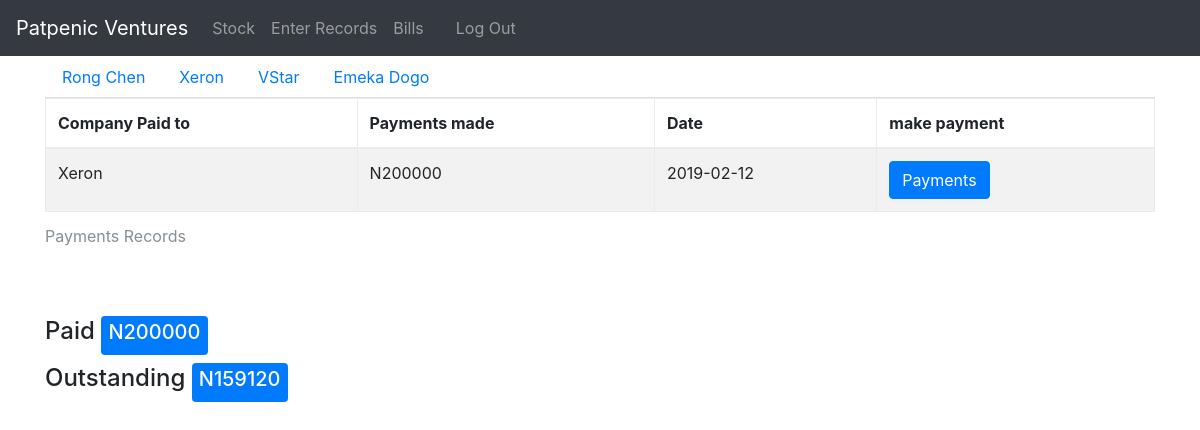
The app's page /server/xeron2.php with its own data.
### tables this page shows
CREATE TABLE IF NOT EXISTS `company` (
  `id` int(11) NOT NULL AUTO_INCREMENT,
  `name` varchar(20) NOT NULL,
  PRIMARY KEY (`id`)
);

CREATE TABLE IF NOT EXISTS `transactions` (
  `id` int(11) NOT NULL AUTO_INCREMENT,
  `bills` int(11) NOT NULL DEFAULT '0',
  `paymentsMade` mediumint(9) NOT NULL DEFAULT '0',
  `paymentsDate` date DEFAULT NULL,
  `itemId` int(11) NOT NULL,
  PRIMARY KEY (`id`)
);

### server/xeron2.php (the view, shortened to what this page needs)
<?php
include('config.php');
?>
<!DOCTYPE html>
 <html>
<head>
<link rel="stylesheet" href="../css/style.css">
<link rel="stylesheet" href="../css/bootstrap.css">
</head>
 <body>
  <header>
  <nav class="navbar navbar-expand-sm bg-dark navbar-dark">
  <a class="navbar-brand" href="#">Patpenic Ventures</a>
  <ul class="navbar-nav">
    <li class="nav-item">
      <a class="nav-link" href="viewRecords.php">Stock</a>
    </li>
    <li class="nav-item">
      <a class="nav-link" href="Enterrecords.php">Enter Records</a>
    </li>
    <li class="nav-item">
      <a class="nav-link" href="#">Bills</a>
    </li>
    <li class="nav-item">
      <a class="nav-link" href="#"><?= $_SESSION['username']?></a>
    </li>
    <li class="nav-item">
      <a class="nav-link" href="logout.php">Log Out</a>
    </li>
  </ul>
</nav>
  </header>
  <div class="container">
  <ul class="nav nav-tabs">
    <li class="nav-item">
      <a class="nav-link" href="payments.php">Rong Chen</a>
      </li>
      <li class="nav-item">
         <a class="nav-link" href="#">Xeron</a>
      </li>
         <li class="nav-item">
        <a class="nav-link" href="VS2.php">VStar</a>
          </li>
            <li class="nav-item">
           <a class="nav-link" href="emekadogo2.php" tabindex="-1">Emeka Dogo</a>
          </li>
     </ul>
  <table class="table table-striped table-bordered">
  <caption> Payments Records </caption>
  <thead class="thead-dark">
    <tr>
      <th scope="col"> Company Paid to </th>
      <th scope="col"> Payments made </th>
      <th scope="col">Date</th>
      <th scope="col">make payment</th>
    </tr>
  </thead>
  <tbody>
  <?php
   $res = "SELECT company.*,item.*,transactions.*, transactions.id AS tid FROM company JOIN item ON company.id = item.companyId
   JOIN transactions ON item.id = transactions.itemId WHERE item.companyId = 2";
$result = $con->query($res);
while($row = $result->fetch_assoc())
  {
    $company = $row['name'];
    $TP = $row['paymentsMade'];
    $DC =$row['paymentsDate'];
 ?>
<tr>
     <td><?=$company;?></td>
     <td><?='N'.$TP;?></td>
     <td><?=$DC;?></td>
     <td><a class="btn btn-primary" href="payform.php?pay=<?php echo $row['tid']?>">Payments</td>
</tr>
 <?php } ?>
 </tbody>
</table>
<br>
<?php
$hey="";
$res = $con->query("SELECT sum(bills - paymentsMade) AS rem , company.*,item.*,transactions.*
FROM company JOIN item ON company.id = item.companyId JOIN transactions ON item.id = transactions.itemId
 WHERE item.companyId=2");
$res1 = $res->fetch_assoc();
$sum1= $res1['rem'];
$res = $con->query("SELECT sum(paymentsMade) AS diff , company.*,item.*,transactions.*
FROM company JOIN item ON company.id = item.companyId JOIN transactions ON item.id = transactions.itemId
 WHERE item.companyId=2");
$res2 = $res->fetch_assoc();
$ksum = $res2['diff'];
?>
<p><h4>Paid <span class="badge badge-primary"> <h5><?='N'.$ksum.''.$hey;?></h5></span></h4>
<h4> Outstanding <span class="badge badge-primary"><h5><?='N'.$sum1.''.$hey;?></h5></span></h4> </p>
</div>
</body>
</html>

### records on screen
company: name "Xeron", transactions.paymentsMade "200000", transactions.paymentsDate "2019-02-12"

### other values on screen
$ksum "200000"
$sum1 "159120"
